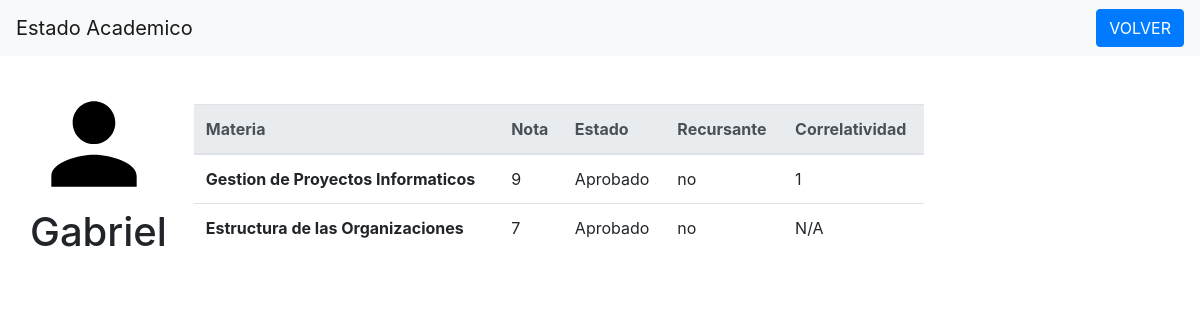
The page /statusAcademico/Gabriel on the database its author committed.
### models.py (models this page shows)
class AcademicState(db.Model):
    __tablename__ = 'AcademicStates'
    id = db.Column(db.Integer, primary_key=True)
    notes = db.Column(db.String(128))
    repeating = db.Column(db.String(10))
    status = db.Column(db.String(30))
    correlative = db.Column(db.Integer, default=False)
    student_name = db.Column(db.String(100), default=False)
    subject_name = db.Column(db.String(100), default=False)

### app.py (the view)
@app.route("/statusAcademico/<student_name>")
def status(student_name):
    ret = AcademicState.query.filter_by(student_name=student_name).all()
    y = request.args.get('year')
    s = request.args.get('subject')
    return render_template("status.html", reto=ret, year=y, subject=s)

### templates/status.html (shortened to what this page needs)
<!doctype html>
<html lang="en">
  <head>
    <link rel="stylesheet" href="https://stackpath.bootstrapcdn.com/bootstrap/4.1.1/css/bootstrap.min.css">
    <link href="../../dist/css/bootstrap.min.css" rel="stylesheet">
  </head>
  <body>
  <nav class="navbar navbar-light bg-light">
    <a class="navbar-brand" href="#">
        Estado Academico
    </a>
    <a class="btn btn-primary" style="color: white;" type="submit" href="/search?year={{ year }}&subject={{ subject }}" >VOLVER</a>
  </nav>
  <br>
  <div class="container">
    <div class="row">
        <div class="">
            <svg xmlns="http://www.w3.org/2000/svg" width="128" height="128" viewBox="0 0 24 24">
                <path d="M12 12c2.21 0 4-1.79 4-4s-1.79-4-4-4-4 1.79-4 4 1.79 4 4 4zm0 2c-2.67 0-8 1.34-8 4v2h16v-2c0-2.66-5.33-4-8-4z"/>
                <path d="M0 0h24v24H0z" fill="none"/>
            </svg>
            <h1>{{ reto[0].student_name }}</h1>
        </div>
        <div class="col-8" style="margin-left: 12px; margin-top: 24px;">
            <table class="table table-hover">
              <thead class="thead-light">
                <tr>
                  <th scope="col">Materia</th>
                  <th scope="col">Nota</th>
                  <th scope="col">Estado</th>
                  <th scope="col">Recursante</th>
                  <th scope="col">Correlatividad</th>
                </tr>
              </thead>
              <tbody>
                    {% for r in reto %}
                        <tr>
                          <th scope="row">{{ r.subject_name }}</th>
                          <td>{{ r.notes }}</td>
                          <td>{{ r.status }}</td>
                          <td>{{ r.repeating }}</td>
                          <td>
                            {% if r.correlative == 0 %}
                                N/A
                            {% else %}
                                {{ r.correlative }}
                            {% endif %}
                          </td>
                        </tr>
                    {% endfor %}
              </tbody>
            </table>
        </div>
  </div>
  </body>
</html>

### rows shown on the page
AcademicState: student_name "Gabriel", subject_name "Gestion de Proyectos Informaticos", notes "9", status "Aprobado", repeating "no", correlative "1"
AcademicState: subject_name "Estructura de las Organizaciones", notes "7", status "Aprobado", repeating "no", correlative "N/A"
